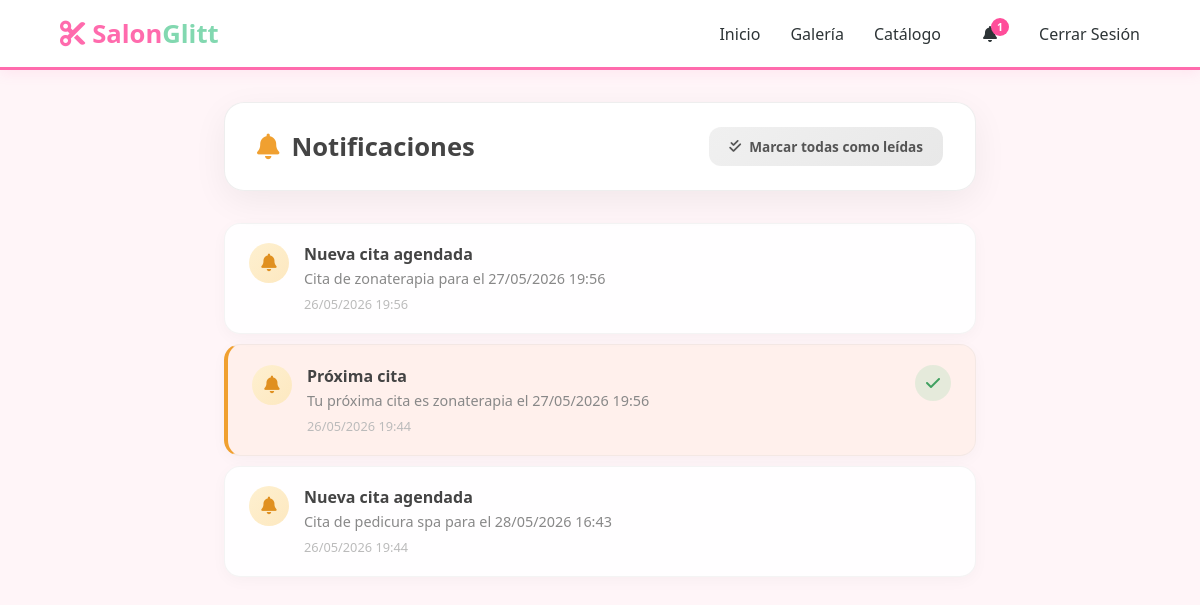
The page /Notificaciones/ (signed in) on the database its author committed.
### app/models/notificacion.py (models this page shows, shortened)
class Notificacion(db.Model):
    __tablename__ = 'notificaciones'
    idnotificacion = db.Column(db.Integer, primary_key=True)
    idusuario = db.Column(db.Integer, db.ForeignKey('usuario.idusuario'), nullable=False)
    titulo = db.Column(db.String(200), nullable=False)
    mensaje = db.Column(db.String(500), nullable=True)
    leida = db.Column(db.Boolean, default=False)
    fecha_creacion = db.Column(db.DateTime, default=datetime.utcnow)
    usuario = db.relationship('User', back_populates='notificaciones')

### app/routes/notificaciones_route.py (the view)
@bp.route('/')
@login_required
def index():
    sync_proxima_cita_notification()
    notifs = Notificacion.query.filter_by(idusuario=current_user.idusuario).order_by(Notificacion.fecha_creacion.desc()).all()
    return render_template('notificaciones/index.html', notificaciones=notifs)

### app/routes/notificaciones_route.py (called while the page is built, shortened)
def sync_proxima_cita_notification():
    proxima_cita = Citas.query.filter(
        Citas.idusuario == current_user.idusuario,
        Citas.fechahora >= datetime.utcnow()
    ).order_by(Citas.fechahora.asc()).first()
    if not proxima_cita:
        return

### app/templates/notificaciones/index.html (shortened to what this page needs)
{% extends "base.html" %}
{% block extra_css %}
<link rel="stylesheet" href="{{ url_for('static', filename='css/notificaciones.css') }}">
{% endblock %}
{% block content %}
<div class="notif-container">
    <div class="notif-header">
        <h2><i class="fas fa-bell"></i> Notificaciones</h2>
        {% set no_leidas = notificaciones|selectattr('leida', 'equalto', false)|list %}
        {% if no_leidas|length > 0 %}
        <a href="{{ url_for('notificaciones.marcar_todas') }}" class="btn-notif-read-all">
            <i class="fas fa-check-double"></i> Marcar todas como leídas
        </a>
        {% endif %}
    </div>
    <div class="notif-list">
        {% for notif in notificaciones %}
        <div class="notif-item {% if not notif.leida %}notif-unread{% endif %}">
            <div class="notif-icon">
                <i class="fas {% if notif.leida %}fa-bell{% else %}fa-bell fa-shake{% endif %}"></i>
            </div>
            <div class="notif-content">
                <h5>{{ notif.titulo }}</h5>
                {% if notif.mensaje %}
                <p>{{ notif.mensaje }}</p>
                {% endif %}
                <small>{{ notif.fecha_creacion.strftime('%d/%m/%Y %H:%M') }}</small>
            </div>
            <div class="notif-actions">
                {% if not notif.leida %}
                <a href="{{ url_for('notificaciones.marcar_leida', id=notif.idnotificacion) }}" class="btn-notif-mark" title="Marcar como leída">
                    <i class="fas fa-check"></i>
                </a>
                {% endif %}
            </div>
        </div>
        {% else %}
        <div class="notif-empty">
            <i class="fas fa-bell-slash"></i>
            <p>No tienes notificaciones.</p>
        </div>
        {% endfor %}
    </div>
</div>
{% endblock %}

### app/static/css/style.css (style rules this page uses)
:root { --primary-color: #ff6bad; --secondary-color: #f8a5c2; --accent-color: #82d8b0; --dark-text: #2d3436; --light-bg: #fff5f8; --white: #ffffff; }
* { margin: 0; padding: 0; box-sizing: border-box; }
html, body { height: 100%; font-family: 'Segoe UI', Tahoma, Geneva, Verdana, sans-serif; background-color: var(--light-bg); color: var(--dark-text); }

### app/static/css/notificaciones.css (style rules this page uses)
.notif-container { width: 100%; max-width: 800px; margin: 2rem auto; padding: 0 1.5rem; box-sizing: border-box; }
.notif-header { display: flex; justify-content: space-between; align-items: center; margin-bottom: 2rem; padding: 1.5rem 2rem; background: rgba(255, 255, 255, 0.92); backdrop-filter: blur(10px); border: 1px solid rgba(200, 200, 200, 0.3); border-radius: 20px; box-shadow: 0 10px 35px rgba(0, 0, 0, 0.06); }
.notif-header h2 { font-size: 1.6rem; font-weight: 800; color: #444; margin: 0; display: flex; align-items: center; gap: 12px; }
.notif-header h2 i { color: #f0a030; }
.btn-notif-read-all { background: linear-gradient(135deg, #f0f0f0, #e8e8e8); border-radius: 12px; padding: 10px 20px; color: #555; font-weight: 600; font-size: 0.85rem; text-decoration: none; transition: all 0.2s ease; display: inline-flex; align-items: center; gap: 8px; }
.notif-list { display: flex; flex-direction: column; gap: 10px; }
.notif-item { display: flex; align-items: flex-start; gap: 15px; padding: 1.2rem 1.5rem; background: rgba(255, 255, 255, 0.9); border: 1px solid rgba(200, 200, 200, 0.2); border-radius: 16px; transition: all 0.2s ease; box-shadow: 0 4px 15px rgba(0, 0, 0, 0.03); }
.notif-unread { background: rgba(240, 160, 48, 0.06); border-left: 4px solid #f0a030; }
.notif-icon { width: 40px; height: 40px; border-radius: 50%; background: linear-gradient(135deg, #fef0d0, #fde8c0); display: flex; align-items: center; justify-content: center; flex-shrink: 0; }
.notif-icon i { color: #e09020; font-size: 1.1rem; }
.notif-content { flex: 1; min-width: 0; }
.notif-content h5 { font-weight: 700; color: #444; margin-bottom: 4px; font-size: 1rem; }
.notif-content p { color: #888; font-size: 0.9rem; margin-bottom: 4px; }
.notif-content small { color: #bbb; font-size: 0.8rem; }
.notif-actions { flex-shrink: 0; display: flex; align-items: center; }
.btn-notif-mark { width: 36px; height: 36px; border-radius: 50%; background: rgba(80, 200, 120, 0.15); color: #40a060; display: flex; align-items: center; justify-content: center; text-decoration: none; transition: all 0.2s ease; }

### rows shown on the page
Notificacion: titulo "Nueva cita agendada", mensaje "Cita de zonaterapia para el 27/05/2026 19:56", fecha_creacion "26/05/2026 19:56"
Notificacion: titulo "Próxima cita", mensaje "Tu próxima cita es zonaterapia el 27/05/2026 19:56", fecha_creacion "26/05/2026 19:44"
Notificacion: titulo "Nueva cita agendada", mensaje "Cita de pedicura spa para el 28/05/2026 16:43", fecha_creacion "26/05/2026 19:44"

### other values the page prints
{{ no_leidas|length }} "1"
